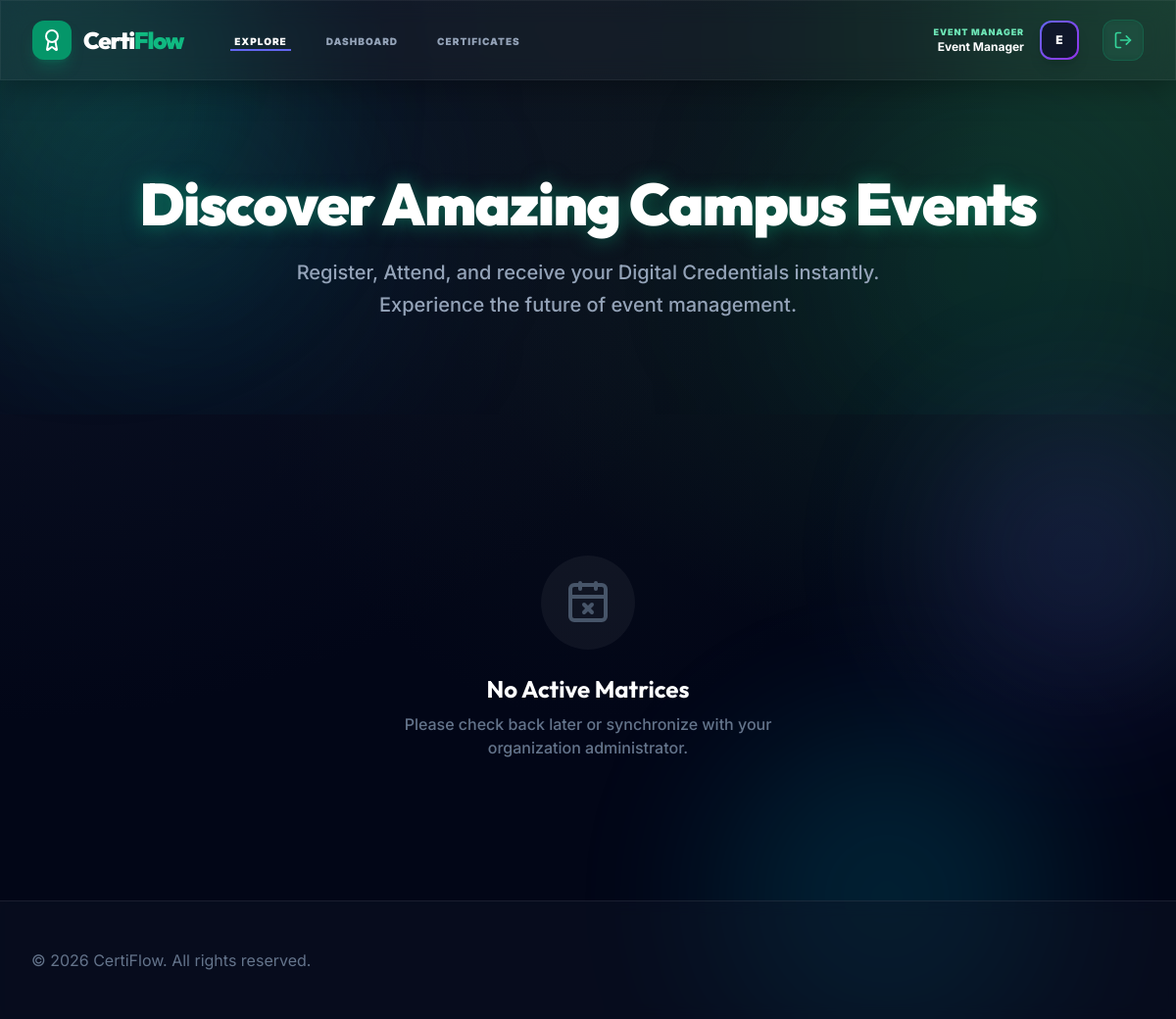
The app's page /registrations/browse/ (signed in) with its own data.
### accounts/models.py (models this page shows, shortened)
class User(AbstractBaseUser, PermissionsMixin):
    class Role(models.TextChoices):
        SUPER_ADMIN = 'super_admin', _('Super Admin')
        ORG_ADMIN = 'org_admin', _('Organization Admin')
        EVENT_MANAGER = 'event_manager', _('Event Manager')
        VOLUNTEER = 'volunteer', _('Volunteer')
        PARTICIPANT = 'participant', _('Participant')
    id = models.UUIDField(primary_key=True, default=uuid.uuid4, editable=False)
    email = models.EmailField(_('email address'), unique=True)
    first_name = models.CharField(_('first name'), max_length=150, blank=True)
    last_name = models.CharField(_('last name'), max_length=150, blank=True)
    role = models.CharField(max_length=20, choices=Role.choices, default=Role.PARTICIPANT)
    avatar = models.ImageField(upload_to='avatars/', null=True, blank=True)
    phone = models.CharField(max_length=20, blank=True)
    bio = models.TextField(blank=True)
    is_staff = models.BooleanField(default=False)
    is_active = models.BooleanField(default=True)
    is_email_verified = models.BooleanField(default=False)
    date_joined = models.DateTimeField(default=timezone.now)
    last_login = models.DateTimeField(null=True, blank=True)
    updated_at = models.DateTimeField(auto_now=True)
    objects = UserManager()
    USERNAME_FIELD = 'email'
    REQUIRED_FIELDS = ['first_name', 'last_name']
    class Meta:
        verbose_name = _('user')
        verbose_name_plural = _('users')
        ordering = ['-date_joined']
        indexes = [
            models.Index(fields=['email']),
            models.Index(fields=['role']),
        ]
    def get_full_name(self):
        full_name = f'{self.first_name} {self.last_name}'.strip()
        return full_name or self.email
    def get_short_name(self):
        return self.first_name or self.email.split('@')[0]

### registrations/views.py (the view)
# urls.py: path('browse/', views.public_event_list, name='public_list'),
def public_event_list(request):
    events = Event.objects.filter(status='published', registration_deadline__gte=timezone.now()).order_by('start_datetime')
    return render(request, 'registrations/public_list.html', {'events': events})

### organizations/context_processors.py (called while the page is built)
def current_organization(request):
    if not request.user.is_authenticated:
        return {}
    org_id = request.session.get('current_org_id')
    if org_id:
        try:
            organization = Organization.objects.get(id=org_id)
            return {'current_org': organization}
        except Organization.DoesNotExist:
            pass
    membership = request.user.memberships.filter(is_active=True).first()
    if membership:
        request.session['current_org_id'] = str(membership.organization.id)
        return {'current_org': membership.organization}
    return {}

### templates/registrations/public_list.html (shortened to what this page needs)
{% extends "base.html" %}
{% block content %}
<div class="relative py-24 overflow-hidden">
    <div class="absolute top-0 right-0 -z-10 w-96 h-96 bg-emerald-600/10 rounded-full blur-[100px]"></div>
    <div class="absolute bottom-0 left-0 -z-10 w-96 h-96 bg-cyan-600/10 rounded-full blur-[100px]"></div>
    <div class="max-w-7xl mx-auto px-4 sm:px-6 lg:px-8 text-center relative z-10">
        <h1 class="text-5xl md:text-6xl font-black text-white font-heading mb-6 tracking-tight text-glow">
            Discover Amazing Campus Events
        </h1>
        <p class="text-xl text-slate-400 font-medium max-w-2xl mx-auto leading-relaxed">
            Register, Attend, and receive your Digital Credentials instantly. Experience the future of event management.
        </p>
    </div>
</div>
<div class="max-w-7xl mx-auto px-4 sm:px-6 lg:px-8 py-12">
    <div class="grid grid-cols-1 gap-10 md:grid-cols-2 lg:grid-cols-3">
        {% for event in events %}
        <div class="glass-card rounded-[3rem] overflow-hidden flex flex-col group border-white/5 shadow-2xl">
            <div class="h-60 relative overflow-hidden">
                {% if event.banner_image %}
                    <img src="{{ event.banner_image.url }}" class="w-full h-full object-cover group-hover:scale-110 transition-transform duration-700 opacity-60 group-hover:opacity-80">
                {% else %}
                    <div class="w-full h-full bg-gradient-to-br from-indigo-900 to-slate-900 opacity-60"></div>
                {% endif %}
                <div class="absolute inset-0 bg-gradient-to-t from-slate-950/80 to-transparent"></div>
                <div class="absolute top-6 left-6">
                    <span class="px-4 py-1.5 bg-white/10 backdrop-blur-md rounded-xl text-[10px] font-black text-white uppercase tracking-[0.2em] border border-white/20">
                        {{ event.get_event_type_display }}
                    </span>
                </div>
            </div>
            <div class="p-10 flex-1 flex flex-col">
                <h3 class="text-2xl font-bold text-white mb-4 font-heading group-hover:text-indigo-400 transition-colors">{{ event.title }}</h3>
                <div class="space-y-4 mb-10 flex-1">
                    <div class="flex items-center text-slate-400 text-sm font-medium">
                        <div class="w-8 h-8 rounded-lg bg-white/5 flex items-center justify-center mr-3 border border-white/5">
                            <i data-lucide="calendar" class="w-4 h-4 text-indigo-400"></i>
                        </div>
                        {{ event.start_datetime|date:"l, F d" }}
                    </div>
                    <div class="flex items-center text-slate-400 text-sm font-medium">
                        <div class="w-8 h-8 rounded-lg bg-white/5 flex items-center justify-center mr-3 border border-white/5">
                            <i data-lucide="map-pin" class="w-4 h-4 text-indigo-400"></i>
                        </div>
                        {{ event.venue_name }}
                    </div>
                    <p class="text-slate-500 text-sm leading-relaxed line-clamp-3 italic">{{ event.description }}</p>
                </div>
                <a href="{% url 'registrations:register' event.id %}" class="block w-full text-center py-4 bg-indigo-600 text-white rounded-2xl text-sm font-black shadow-lg shadow-indigo-600/20 hover:bg-indigo-500 hover:-translate-y-1 transition-all">
                    Register Protocol
                </a>
            </div>
        </div>
        {% empty %}
        <div class="col-span-full py-24 text-center">
            <div class="w-24 h-24 bg-white/5 rounded-full flex items-center justify-center mx-auto mb-6">
                <i data-lucide="calendar-x" class="w-12 h-12 text-slate-600"></i>
            </div>
            <h3 class="text-2xl font-bold text-white mb-2">No Active Matrices</h3>
            <p class="text-slate-500 font-medium max-w-sm mx-auto">Please check back later or synchronize with your organization administrator.</p>
        </div>
        {% endfor %}
    </div>
</div>
{% endblock %}

### templates/base.html (shortened to what this page needs)
{% load static %}
<!DOCTYPE html>
<html lang="en" class="h-full">
<head>
    <script src="https://cdn.tailwindcss.com"></script>
</head>
<body class="h-full overflow-x-hidden relative">
    <div class="fixed inset-0 pointer-events-none -z-10 overflow-hidden">
        <div class="orb orb-1"></div>
        <div class="orb orb-2"></div>
        <div class="orb orb-3"></div>
    </div>
    <div id="cursor-glow"></div>
    <div class="min-h-full flex flex-col">
        <nav class="glass sticky top-0 z-50 border-b border-white/5">
            <div class="max-w-7xl mx-auto px-4 sm:px-6 lg:px-8">
                <div class="flex justify-between h-20">
                    <div class="flex items-center">
                        <div class="flex-shrink-0 flex items-center">
                            <a href="/" class="flex items-center space-x-3 group [perspective:1000px]">
                                <div class="w-10 h-10 bg-emerald-600 rounded-xl flex items-center justify-center text-white shadow-lg shadow-emerald-600/30 group-hover:[transform:rotateY(180deg)] transition-all duration-700 [transform-style:preserve-3d]">
                                    <i data-lucide="award" class="w-6 h-6"></i>
                                </div>
                                <span class="text-2xl font-black font-heading tracking-tighter text-white">Certi<span class="text-emerald-500">Flow</span></span>
                            </a>
                        </div>
                        <div class="hidden sm:ml-12 sm:flex sm:space-x-8">
                            <a href="{% url 'registrations:public_list' %}" class="{% if request.resolver_match.app_name == 'registrations' %}text-white border-indigo-500{% else %}text-slate-400 border-transparent hover:text-white hover:border-slate-700{% endif %} inline-flex items-center px-1 pt-1 border-b-2 text-[10px] font-black uppercase tracking-widest transition-all">
                                Explore
                            </a>
                            {% if user.is_authenticated %}
                            <a href="{% url 'events:dashboard' %}" class="{% if request.resolver_match.app_name == 'events' %}text-white border-indigo-500{% else %}text-slate-400 border-transparent hover:text-white hover:border-slate-700{% endif %} inline-flex items-center px-1 pt-1 border-b-2 text-[10px] font-black uppercase tracking-widest transition-all">
                                Dashboard
                            </a>
                            <a href="{% url 'certificates:certificate_list' %}" class="{% if request.resolver_match.app_name == 'certificates' %}text-white border-indigo-500{% else %}text-slate-400 border-transparent hover:text-white hover:border-slate-700{% endif %} inline-flex items-center px-1 pt-1 border-b-2 text-[10px] font-black uppercase tracking-widest transition-all">
                                Certificates
                            </a>
                            {% endif %}
                        </div>
                    </div>
                    <div class="flex items-center space-x-6">
                        {% if user.is_authenticated %}
                            <div class="hidden md:flex items-center space-x-4">
                                <div class="text-right">
                                    <p class="text-[9px] font-black text-indigo-400 uppercase tracking-widest">{{ user.get_role_display }}</p>
                                    <p class="text-xs font-bold text-white">{{ user.get_full_name }}</p>
                                </div>
                                <div class="h-10 w-10 rounded-xl bg-gradient-to-br from-indigo-500 to-purple-600 p-0.5 shadow-lg">
                                    <div class="h-full w-full bg-slate-900 rounded-[10px] flex items-center justify-center text-white font-black text-xs">
                                        {{ user.get_short_name.0|upper }}
                                    </div>
                                </div>
                            </div>
                            <form action="{% url 'accounts:logout' %}" method="POST" class="inline">
                                <button type="submit" class="btn-glass p-2.5 rounded-xl">
                                    <i data-lucide="log-out" class="w-5 h-5"></i>
                                </button>
                            </form>
                        {% endif %}
                    </div>
                </div>
            </div>
        </nav>
        <main class="flex-grow">
            {% block content %}{% endblock %}
        </main>
        <footer class="bg-white border-t border-gray-200">
            <div class="max-w-7xl mx-auto py-12 px-4 sm:px-6 lg:px-8">
                <div class="md:flex md:items-center md:justify-between">
                    <div class="mt-8 md:mt-0 md:order-1">
                        <p class="text-center text-base text-gray-400">
                            &copy; 2026 CertiFlow. All rights reserved.
                        </p>
                    </div>
                </div>
            </div>
        </footer>
    </div>
</body>
</html>

### templates/base.html (style rules this page uses)
:root { --glass-bg: rgba(255, 255, 255, 0.03); --glass-border: rgba(255, 255, 255, 0.1); --glass-shadow: 0 8px 32px 0 rgba(0, 0, 0, 0.3); }
body { font-family: 'Inter', sans-serif; background: radial-gradient(at 0% 0%, hsla(222, 47%, 11%, 1) 0, transparent 50%), radial-gradient(at 50% 0%, hsla(210, 40%, 8%, 1) 0, transparent 50%), radial-gradient(at 100% 0%, hsla(160, 50%, 15%, 1) 0, transparent 50%); background-color: #020617; background-attachment: fixed; min-height: 100vh; color: #f8fafc; }
h1, h2, h3, h4, .font-heading { font-family: 'Outfit', sans-serif; }
.glass { background: var(--glass-bg); backdrop-filter: blur(12px); -webkit-backdrop-filter: blur(12px); border: 1px solid var(--glass-border); box-shadow: var(--glass-shadow); }
.text-glow { text-shadow: 0 0 20px rgba(16, 185, 129, 0.5); }
.btn-glass { background: rgba(16, 185, 129, 0.1); backdrop-filter: blur(4px); border: 1px solid rgba(16, 185, 129, 0.2); color: #34d399; transition: all 0.2s ease; }
.bg-white { background-color: rgba(15, 23, 42, 0.4) !important; backdrop-filter: blur(8px); }
.text-gray-400 { color: #64748b !important; }
.border-gray-100, .border-gray-200 { border-color: rgba(255, 255, 255, 0.08) !important; }
.text-indigo-400 { color: #6ee7b7 !important; }
::placeholder { color: rgba(255, 255, 255, 0.4) !important; }
.orb { position: absolute; border-radius: 50%; filter: blur(80px); z-index: -1; opacity: 0.15; animation: float 20s infinite alternate-reverse ease-in-out; pointer-events: none; }
.orb-1 { width: 400px; height: 400px; background: #10b981; top: -100px; left: -100px; animation-duration: 25s; }
.orb-2 { width: 350px; height: 350px; background: #06b6d4; bottom: -50px; right: 10%; animation-duration: 30s; animation-delay: -5s; }
.orb-3 { width: 300px; height: 300px; background: #6366f1; top: 40%; right: -50px; animation-duration: 20s; animation-delay: -10s; }
#cursor-glow { position: fixed; width: 600px; height: 600px; background: radial-gradient(circle, rgba(16, 185, 129, 0.08) 0%, transparent 70%); border-radius: 50%; pointer-events: none; z-index: -5; transform: translate(-50%, -50%); transition: width 0.3s, height 0.3s; }

### records on screen
User: role "EVENT MANAGER", get_full_name "Event Manager", get_short_name.0 "E"
